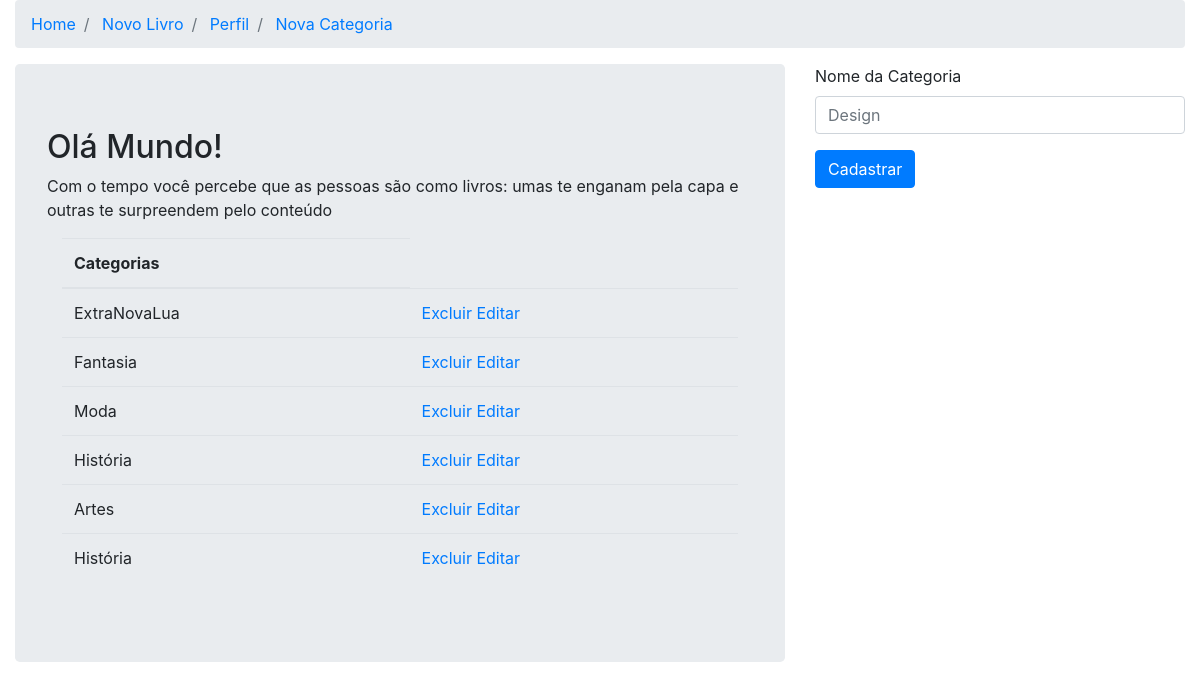
Page /livros/nvcategoria/ on the committed database.
### livros/models.py (models this page shows, shortened)
class tb_book(models.Model):
	title=models.CharField(max_length=30)
	author=models.CharField(max_length=30)
	price=models.CharField(max_length=30)
	categorie=models.CharField(max_length=30)
	text=models.TextField(max_length=255)

### livros/views.py (the view)
# urls.py: path('nvcategoria/',views.viewnvcategoria,name="nvcategoria"),
def viewnvcategoria(request):
	categorias=tb_book.objects.all()
	return render(request,'nvcategoria.html',{'categoria':categorias})

### livros/templates/nvcategoria.html (shortened to what this page needs)
<!DOCTYPE html>
<html>
<head>
	<link rel="stylesheet" href="https://cdn.jsdelivr.net/npm/bootstrap@4.3.1/dist/css/bootstrap.min.css">
</head>
<body>
<div class="container-fluid">
  <div class="row">
    <div class="col-md-12">
      <nav>
        <ol class="breadcrumb">
          <li class="breadcrumb-item">
            <a href="{%url 'livros:biblioteca'%}">Home</a>
          </li>
          <li class="breadcrumb-item">
            <a href="{% url 'livros:nvlivro' %}">Novo Livro</a>
          </li>
          <li class="breadcrumb-item active">
            <a href="{% url 'livros:perfil' %}">Perfil</a>
          </li>
          <li class="breadcrumb-item active">
            <a href="{% url 'livros:nvcategoria' %}">Nova Categoria</a>
          </li>
        </ol>
      </nav>
    </div>
  </div>
</div>
<div class="container-fluid">
  <div class="row">
    <div class="col-md-12">
      <div class="row">
        <div class="col-md-8">
          <div class="jumbotron">
            <h2>
              Olá Mundo!
            </h2>
            <p>
              Com o tempo você percebe que as pessoas são como livros: umas te enganam pela capa e outras te surpreendem pelo conteúdo
            </p>
            <div class="container-fluid">
              <table class="table">
                <thead>
                  <tr>
                    <th>Categorias</th>
                  </tr>
                </thead>
                <tbody>
                  {% for categorias in categoria %}
                  <tr>
                    <td>{{categorias.categorie}}</td>
                    <td>
                          <a href="{% url 'livros:deletecate' categorias.id %}">Excluir</a>
                          <a href="{% url 'livros:viewnedicate' categorias.id %}">Editar</a>
                        </td>
                  </tr>
                  {% endfor %}
                </tbody>
              </table>
            </div>
          </div>
        </div>
        <div class="col-md-4">
          <form role="form" method="POST" action="{% url 'livros:nvcate' %}">
            <div class="form-group">
              <label for="exampleInputEmail1">
                Nome da Categoria
              </label>
              <input type="text" placeholder="Design" class="form-control" id="exampleInputEmail1" name="categoria" />
            </div>
            <div class="form-group">
            <button type="submit" class="btn btn-primary">
              Cadastrar
            </button>
          </form>
        </div>
      </div>
    </div>
  </div>
</div>
</body>
</html>

### rows in the picture
tb_book: categorie "ExtraNovaLua"
tb_book: categorie "Fantasia"
tb_book: categorie "Moda"
tb_book: categorie "História"
tb_book: categorie "Artes"
tb_book: categorie "História"
